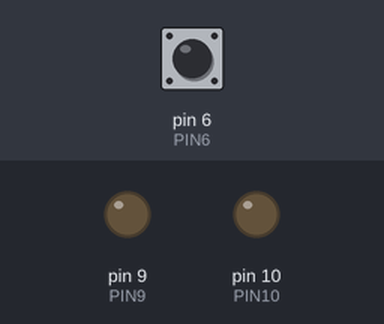
The sketch below on a simulated Arduino Uno, built with avr-gcc and run on an emulated ATmega328P. Shown: output pins drawn as LEDs (lit = HIGH). Inputs (shaded band) come from the test bench; at power-on: pin 6 (PIN6) LOW. WiFi joins after 1.5 s; servers stay silent unless stated.

Above: at 0.1 s.
At 3.3 s:
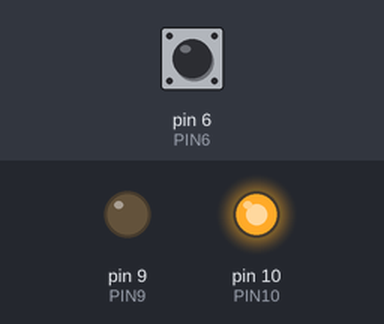
3.4 s: pin 6 (PIN6) pulsed HIGH 2 times (0.12 s each, 0.3 s apart)
At 4.5 s:
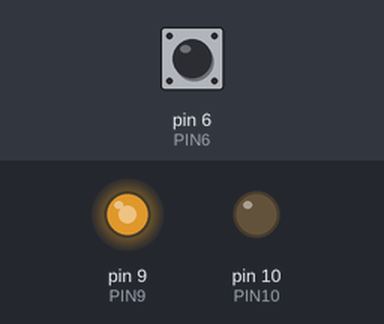
Timing chart, 0 to 6.4 s (numbered marks = the images above; inputs shaded):
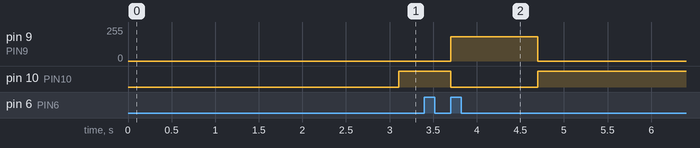

The sketch:

Overall_code.ino
```cpp
#include <SoftwareSerial.h>
#include <PID_v1.h>//PID library

SoftwareSerial DebugSerial(2, 3);

#define BLYNK_PRINT DebugSerial
#include <BlynkSimpleStream.h>

char auth[] = "f6b6efbcbf024e559c2c3c08fd3eb207";
WidgetLCD lcd(V1);//LED display widget of Bylnk Portt V1

#define PIN6 6//pin6 for getting LOW time of 555 timer output
#define PIN9 9//pin9 outputs PWM for heating up
#define PIN10 10//pin10 outputs PWM for cooling down

//Initialization
float Tset;//the Temperature we set
float Tnow = 0;//current Temperature
float middle = 0; //variable for calculation
unsigned long duration = 0;//low time of the output signal of 555 timer
float D;//duration / 10000.0

//Parameters of PID
float Kp = 3.0;
float Ki = 0.002;
float Kd = 0;
double Input, Output, Setpoint;

PID myPID(&Input, &Output, &Setpoint,Kp,Ki,Kd, DIRECT);//myPID function to control Temperature


//Main Function
void setup()
{
  DebugSerial.begin(9600);//debug consol of Blynk
  Serial.begin(9600);

  //set pin mode
  pinMode(PIN6, INPUT);//Pin6 as the input of 555 timer
  pinMode(PIN9, OUTPUT);//Pin9 as output of Hbridge
  pinMode(PIN10, OUTPUT);//Pin10 as output of Hbridge

  Blynk.begin(auth, Serial);
  while (Blynk.connect() == false) {
    // Wait until Arduino connected
  }


  //display some texts on LCD
  lcd.clear(); //Use it to clear the LCD Widget
  lcd.print(0, 0, "Tset    Tnow");//display text


  myPID.SetMode(AUTOMATIC);//turn PID loop
}


//Get the set temperature from the slider of the Blynk app Port V0
BLYNK_WRITE(V0){
    Tset = 5 + param.asInt()*45/255.0; //set temperature from 5 degree to 50 degree
    lcd.print(0,1,Tset);//display the temperature that we set
    }


void loop()
{
  Blynk.run();//run Blynk

  float D = 0;
  duration = pulseIn(PIN6, LOW);//get the low time of the output of 555 timer
  D = duration/10000.0;
  Setpoint = Tset;// Setpoint is the Temperaure that we et
  Tnow =
  -0.029*D*D*D + 1.024*D*D - 14.43*D + 86.11;//The current temperature is a function of duration

  //PID
  if(Tnow < Tset){
    Input = Tnow;
    myPID.Compute();//run the PID loop
    analogWrite(PIN9,Output + 150);//Heating up
    analogWrite(PIN10, 0);//shut
  }   else if (Tnow > Tset){
            middle = Tset + Tset - Tnow;
            Input = middle;
            myPID.Compute();//run the PID loop
            analogWrite(PIN9,0);//shut
            analogWrite(PIN10, Output + 150);//Cooling down
    }    else{
               analogWrite(PIN9,0);
               analogWrite(PIN10,0);
      }
 //Serial.println(duration);
 lcd.print(8,1,Tnow);//display the current temperature on app
}
```

Measured:
- after the input at 3.4 s, pin 9 (PIN9): 0/255 → 182/255 after 0.30 s, → 0/255 1.0 s later; pin 10 (PIN10): HIGH → LOW after 0.30 s, → HIGH 1.0 s later
